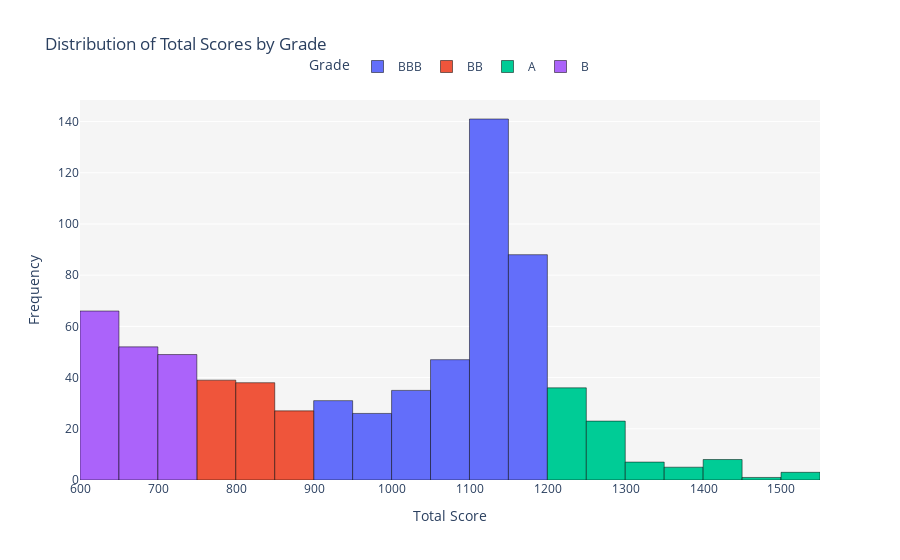

Notebook code for this chart:
### Code cell
import plotly.express as px

# Scatter plot: total_score vs total_grade, with point size following the total_score
import plotly.express as px

# Create a faceted histogram of total_score by total_grade
fig = px.histogram(df1, x='total_score', color='total_grade', 
                   title='Distribution of Total Scores by Grade',
                   labels={'total_score': 'Total Score', 'total_grade': 'Total Grade'},
                   nbins=20, 
                   )  

fig.update_layout(
    plot_bgcolor = 'rgb(245, 245, 245)',
    yaxis_title = 'Frequency',
    legend=dict(
        orientation='h',  # Horizontal legend
        yanchor='bottom',  # Anchor legend to the bottom
        y=1.05,  # Position it slightly above the plot area
        xanchor='center',  # Center the legend horizontally
        x=0.5,  # Center the legend horizontally
        title = 'Grade'
    )
)

fig.update_traces(marker=dict(line=dict(color='black', width=0.5)))  

# Show the plot
fig.show()

### Figure 1 — Plotly figure (JSON) as saved in the notebook; plotly's stock layout.template omitted (floating-point values rounded to 4 significant figures; data arrays with more than 128 entries replaced by an {"elided": "..."} marker saying what was removed)
{"data": [{"bingroup": "x", "hovertemplate": "Total Grade=BBB<br>Total Score=%{x}<br>count=%{y}<extra></extra>", "legendgroup": "BBB", "marker": {"color": "#636efa", "line": {"color": "black", "width": 0.5}, "pattern": {"shape": ""}}, "name": "BBB", "nbinsx": 20, "orientation": "v", "showlegend": true, "type": "histogram", "x": {"elided": "368 int values"}, "xaxis": "x", "yaxis": "y"}, {"bingroup": "x", "hovertemplate": "Total Grade=BB<br>Total Score=%{x}<br>count=%{y}<extra></extra>", "legendgroup": "BB", "marker": {"color": "#EF553B", "line": {"color": "black", "width": 0.5}, "pattern": {"shape": ""}}, "name": "BB", "nbinsx": 20, "orientation": "v", "showlegend": true, "type": "histogram", "x": [880, 785, 891, 821, 898, 765, 840, 803, 781, 851, 847, 812, 841, 824, 824, 816, 868, 818, 852, 800, 777, 844, 769, 895, 835, 863, 763, 801, 769, 817, 800, 775, 768, 770, 845, 760, 812, 885, 852, 899, 773, 891, 899, 842, 879, 802, 810, 752, 892, 788, 853, 873, 899, 761, 774, 797, 811, 838, 786, 827, 792, 868, 753, 772, 891, 828, 856, 838, 819, 769, 827, 897, 871, 865, 834, 759, 755, 763, 751, 768, 886, 808, 769, 899, 758, 877, 763, 771, 809, 820, 750, 849, 826, 795, 751, 820, 817, 770, 792, 751, 762, 765, 843, 819], "xaxis": "x", "yaxis": "y"}, {"bingroup": "x", "hovertemplate": "Total Grade=A<br>Total Score=%{x}<br>count=%{y}<extra></extra>", "legendgroup": "A", "marker": {"color": "#00cc96", "line": {"color": "black", "width": 0.5}, "pattern": {"shape": ""}}, "name": "A", "nbinsx": 20, "orientation": "v", "showlegend": true, "type": "histogram", "x": [1255, 1475, 1239, 1206, 1202, 1433, 1243, 1270, 1533, 1216, 1417, 1312, 1215, 1280, 1281, 1227, 1229, 1245, 1207, 1221, 1442, 1290, 1255, 1348, 1282, 1204, 1207, 1306, 1224, 1229, 1267, 1294, 1245, 1528, 1358, 1269, 1381, 1287, 1262, 1274, 1268, 1242, 1408, 1232, 1412, 1260, 1396, 1250, 1205, 1409, 1244, 1218, 1209, 1245, 1373, 1306, 1238, 1340, 1204, 1242, 1536, 1218, 1300, 1292, 1262, 1419, 1413, 1259, 1258, 1243, 1295, 1343, 1226, 1201, 1276, 1256, 1206, 1225, 1208, 1209, 1363, 1243, 1200], "xaxis": "x", "yaxis": "y"}, {"bingroup": "x", "hovertemplate": "Total Grade=B<br>Total Score=%{x}<br>count=%{y}<extra></extra>", "legendgroup": "B", "marker": {"color": "#ab63fa", "line": {"color": "black", "width": 0.5}, "pattern": {"shape": ""}}, "name": "B", "nbinsx": 20, "orientation": "v", "showlegend": true, "type": "histogram", "x": {"elided": "167 int values"}, "xaxis": "x", "yaxis": "y"}], "layout": {"barmode": "relative", "legend": {"orientation": "h", "title": {"text": "Grade"}, "tracegroupgap": 0, "x": 0.5, "xanchor": "center", "y": 1.05, "yanchor": "bottom"}, "plot_bgcolor": "rgb(245, 245, 245)", "title": {"text": "Distribution of Total Scores by Grade"}, "xaxis": {"anchor": "y", "domain": [0, 1], "title": {"text": "Total Score"}}, "yaxis": {"anchor": "x", "domain": [0, 1], "title": {"text": "Frequency"}}}}
